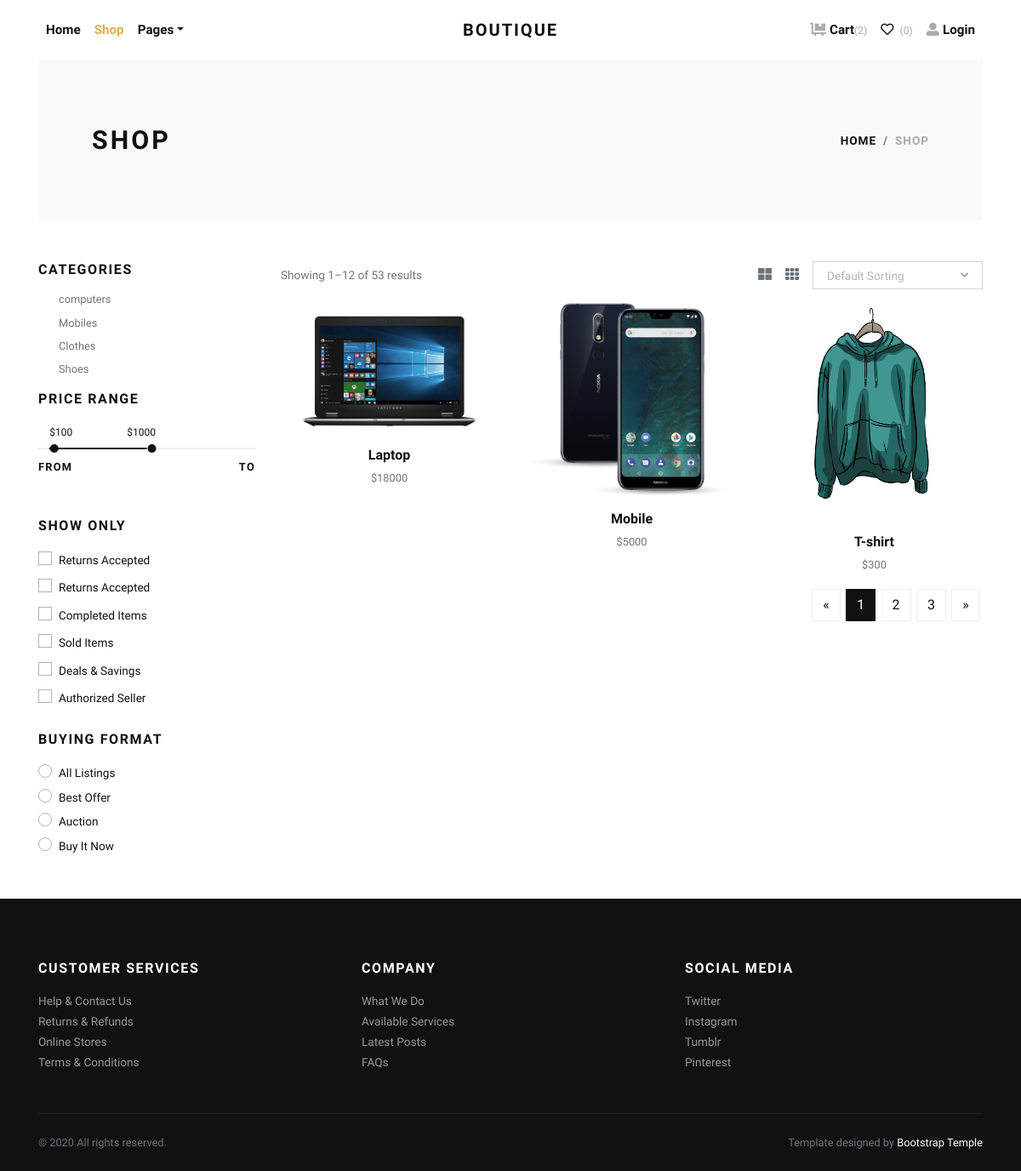
The page /shop.php?page=1 on the database its author committed.
### tables this page shows
CREATE TABLE `category` (
  `id` int(11) NOT NULL,
  `name` varchar(255) NOT NULL
);

CREATE TABLE `products` (
  `id` int(11) NOT NULL,
  `name` varchar(255) NOT NULL,
  `price` varchar(100) NOT NULL,
  `cat_id` int(11) NOT NULL
);

### shop.php (the view, shortened to what this page needs)
<!DOCTYPE html>
<html>
  <head>
    <link rel="stylesheet" href="vendor/bootstrap/css/bootstrap.min.css">
    <link rel="stylesheet" href="vendor/lightbox2/css/lightbox.min.css">
    <link rel="stylesheet" href="vendor/nouislider/nouislider.min.css">
    <link rel="stylesheet" href="vendor/bootstrap-select/css/bootstrap-select.min.css">
    <link rel="stylesheet" href="vendor/owl.carousel2/assets/owl.carousel.min.css">
    <link rel="stylesheet" href="vendor/owl.carousel2/assets/owl.theme.default.css">
    <link rel="stylesheet" href="css/style.default.css" id="theme-stylesheet">
    <link rel="stylesheet" href="css/custom.css">
  </head>
  <body>
    <div class="page-holder">
      <header class="header bg-white">
        <div class="container px-0 px-lg-3">
          <nav class="navbar navbar-expand-lg navbar-light py-3 px-lg-0"><a class="navbar-brand" href="index.php"><span class="font-weight-bold text-uppercase text-dark">Boutique</span></a>
            <div class="collapse navbar-collapse" id="navbarSupportedContent">
              <ul class="navbar-nav mr-auto">
                <li class="nav-item">
                  <a class="nav-link" href="index.php">Home</a>
                </li>
                <li class="nav-item">
                  <a class="nav-link active" href="shop.php?page=1">Shop</a>
                </li>
                <li class="nav-item dropdown"><a class="nav-link dropdown-toggle" id="pagesDropdown" href="#" data-toggle="dropdown" aria-haspopup="true" aria-expanded="false">Pages</a>
                </li>
              </ul>
              <ul class="navbar-nav ml-auto">
                <li class="nav-item"><a class="nav-link" href="cart.php"> <i class="fas fa-dolly-flatbed mr-1 text-gray"></i>Cart<small class="text-gray">(2)</small></a></li>
                <li class="nav-item"><a class="nav-link" href="#"> <i class="far fa-heart mr-1"></i><small class="text-gray"> (0)</small></a></li>
                <li class="nav-item"><a class="nav-link" href="#"> <i class="fas fa-user-alt mr-1 text-gray"></i>Login</a></li>
              </ul>
            </div>
          </nav>
        </div>
      </header>
      <div class="container">
        <section class="py-5 bg-light">
          <div class="container">
            <div class="row px-4 px-lg-5 py-lg-4 align-items-center">
              <div class="col-lg-6">
                <h1 class="h2 text-uppercase mb-0">Shop</h1>
              </div>
              <div class="col-lg-6 text-lg-right">
                <nav aria-label="breadcrumb">
                  <ol class="breadcrumb justify-content-lg-end mb-0 px-0">
                    <li class="breadcrumb-item"><a href="index.html">Home</a></li>
                    <li class="breadcrumb-item active" aria-current="page">Shop</li>
                  </ol>
                </nav>
              </div>
            </div>
          </div>
        </section>
        <section class="py-5">
          <div class="container p-0">
            <div class="row">
              <div class="col-lg-3 order-2 order-lg-1">
                <h6 class="text-uppercase mb-3">
                    Categories
                  </h6>
                  <ul class="list-unstyled small text-muted pl-lg-4 font-weight-normal">
                <?php
                  require_once("admin/functions/connect.php");
                  $CategoryQuery = "SELECT * FROM category";
                  $category = $conn -> query($CategoryQuery);
                  foreach($category as $cat):
                ?>
                  <li class="mb-2"><a class="reset-anchor" href="#"><?= $cat['name']; ?></a></li>
                <?php
                  endforeach;
                ?>
                  </ul>
                <h6 class="text-uppercase mb-4">Price range</h6>
                <div class="price-range pt-4 mb-5">
                  <div id="range"></div>
                  <div class="row pt-2">
                    <div class="col-6"><strong class="small font-weight-bold text-uppercase">From</strong></div>
                    <div class="col-6 text-right"><strong class="small font-weight-bold text-uppercase">To</strong></div>
                  </div>
                </div>
                <h6 class="text-uppercase mb-3">Show only</h6>
                <div class="custom-control custom-checkbox mb-1">
                  <label class="custom-control-label text-small" for="customCheck1">Returns Accepted</label>
                </div>
                <div class="custom-control custom-checkbox mb-1">
                  <label class="custom-control-label text-small" for="customCheck2">Returns Accepted</label>
                </div>
                <div class="custom-control custom-checkbox mb-1">
                  <label class="custom-control-label text-small" for="customCheck3">Completed Items</label>
                </div>
                <div class="custom-control custom-checkbox mb-1">
                  <label class="custom-control-label text-small" for="customCheck4">Sold Items</label>
                </div>
                <div class="custom-control custom-checkbox mb-1">
                  <label class="custom-control-label text-small" for="customCheck5">Deals &amp; Savings</label>
                </div>
                <div class="custom-control custom-checkbox mb-4">
                  <label class="custom-control-label text-small" for="customCheck6">Authorized Seller</label>
                </div>
                <h6 class="text-uppercase mb-3">Buying format</h6>
                <div class="custom-control custom-radio">
                  <label class="custom-control-label text-small" for="customRadio1">All Listings</label>
                </div>
                <div class="custom-control custom-radio">
                  <label class="custom-control-label text-small" for="customRadio2">Best Offer</label>
                </div>
                <div class="custom-control custom-radio">
                  <label class="custom-control-label text-small" for="customRadio3">Auction</label>
                </div>
                <div class="custom-control custom-radio">
                  <label class="custom-control-label text-small" for="customRadio4">Buy It Now</label>
                </div>
              </div>
              <div class="col-lg-9 order-1 order-lg-2 mb-5 mb-lg-0">
                <div class="row mb-3 align-items-center">
                  <div class="col-lg-6 mb-2 mb-lg-0">
                    <p class="text-small text-muted mb-0">Showing 1–12 of 53 results</p>
                  </div>
                  <div class="col-lg-6">
                    <ul class="list-inline d-flex align-items-center justify-content-lg-end mb-0">
                      <li class="list-inline-item text-muted mr-3"><a class="reset-anchor p-0" href="#"><i class="fas fa-th-large"></i></a></li>
                      <li class="list-inline-item text-muted mr-3"><a class="reset-anchor p-0" href="#"><i class="fas fa-th"></i></a></li>
                      <li class="list-inline-item">
                      </li>
                    </ul>
                  </div>
                </div>
                <div class="row">
                  <?php
                    $pageNumber = $_GET['page'];
                    $offsetNumber = ($pageNumber-1) * 3 ;
                    $productQuery = "SELECT * FROM products LIMIT 3 OFFSET $offsetNumber";
                    $products = $conn -> query($productQuery);
                    $count = 0;
                    foreach($products as $product):
                      $ProductId = $product['id'];
                      $ImageQuery = "SELECT * FROM images WHERE product_id = $ProductId";
                      $Image = $conn -> query($ImageQuery);
                      $Image = $Image -> fetch_assoc();
                      $AllImages = explode(",", $Image['img_name']);
                  ?>
                  <div class="col-lg-4 col-sm-6">
                    <div class="product text-center">
                      <div class="mb-3 position-relative">
                        <a class="d-block" href="detail.php?id=<?= $ProductId ?>">
                          <img class="img-fluid w-100" src="admin/uploads/<?= $AllImages[$count] ?>" alt="..."></a>
                      </div>
                      <h6> <a class="reset-anchor" href="detail.php"><?= $product['name']?></a></h6>
                      <p class="small text-muted">$<?= $product['price']?></p>
                    </div>
                  </div>
                <?php
                  endforeach;
                ?>
                </div>
                <nav aria-label="Page navigation example">
                  <ul class="pagination justify-content-center justify-content-lg-end">
                    <li class="page-item"><a class="page-link" href="#" aria-label="Previous"><span aria-hidden="true">«</span></a></li>
                    <?php
                      $count = "SELECT COUNT(id) FROM products";
                      $count = $conn -> query($count);
                      $count = $count -> fetch_assoc();
                      $count = $count["COUNT(id)"];
                      $page = 1 ;
                      for($i = 0; $i < $count/3 ; $i++):
                    ?>
                    <li class="page-item <?= ($page == $_GET['page']) ? 'active' : ''?>">
                      <a class="page-link" href="?page=<?= $page ?>"><?= $page  ?></a>
                    </li>
                    <?php
                        $page++;
                      endfor;
                    ?>
                    <li class="page-item"><a class="page-link" href="#" aria-label="Next"><span aria-hidden="true">»</span></a></li>
                  </ul>
                </nav>
              </div>
            </div>
          </div>
        </section>
      </div>
      <footer class="bg-dark text-white">
        <div class="container py-4">
          <div class="row py-5">
            <div class="col-md-4 mb-3 mb-md-0">
              <h6 class="text-uppercase mb-3">Customer services</h6>
              <ul class="list-unstyled mb-0">
                <li><a class="footer-link" href="#">Help &amp; Contact Us</a></li>
                <li><a class="footer-link" href="#">Returns &amp; Refunds</a></li>
                <li><a class="footer-link" href="#">Online Stores</a></li>
                <li><a class="footer-link" href="#">Terms &amp; Conditions</a></li>
              </ul>
            </div>
            <div class="col-md-4 mb-3 mb-md-0">
              <h6 class="text-uppercase mb-3">Company</h6>
              <ul class="list-unstyled mb-0">
                <li><a class="footer-link" href="#">What We Do</a></li>
                <li><a class="footer-link" href="#">Available Services</a></li>
                <li><a class="footer-link" href="#">Latest Posts</a></li>
                <li><a class="footer-link" href="#">FAQs</a></li>
              </ul>
            </div>
            <div class="col-md-4">
              <h6 class="text-uppercase mb-3">Social media</h6>
              <ul class="list-unstyled mb-0">
                <li><a class="footer-link" href="#">Twitter</a></li>
                <li><a class="footer-link" href="#">Instagram</a></li>
                <li><a class="footer-link" href="#">Tumblr</a></li>
                <li><a class="footer-link" href="#">Pinterest</a></li>
              </ul>
            </div>
          </div>
          <div class="border-top pt-4" style="border-color: #1d1d1d !important">
            <div class="row">
              <div class="col-lg-6">
                <p class="small text-muted mb-0">&copy; 2020 All rights reserved.</p>
              </div>
              <div class="col-lg-6 text-lg-right">
                <p class="small text-muted mb-0">Template designed by <a class="text-white reset-anchor" href="https://bootstraptemple.com/p/bootstrap-ecommerce">Bootstrap Temple</a></p>
              </div>
            </div>
          </div>
        </div>
      </footer>
      <link rel="stylesheet" href="https://use.fontawesome.com/releases/v5.7.1/css/all.css">
    </div>
  </body>
</html>

### css/style.default.css (style rules this page uses)
.text-small { font-size: 0.85rem !important; }
.text-gray { color: #aaa !important; }
strong { font-weight: 700; }
.navbar { position: relative; }
@media (min-width: 992px) { .navbar-brand { position: absolute; top: 50%; left: 50%; -webkit-transform: translate(-50%, -50%); transform: translate(-50%, -50%); } }
.product img { -webkit-filter: grayscale(40%); filter: grayscale(40%); transition: all 0.3s; }
.footer-link { font-size: 0.85rem; position: relative; color: #999; transition: all 0.3s; }
.footer-link::before { content: '\f0da'; display: inline-block; font-family: 'Font Awesome\ 5 Free'; font-weight: 900; position: absolute; top: 50%; left: 0; -webkit-transform: translateY(-50%); transform: translateY(-50%); color: #fff; transition: all 0.3s; opacity: 0; }
.text-uppercase { text-transform: uppercase; letter-spacing: 0.1em; }
.reset-anchor { color: inherit; transition: all 0.3s; }
.noUi-target { background: #efefef; border-radius: 0; border: none; box-shadow: none; }
.noUi-horizontal { height: 2px; }
.navbar { padding: 0.5rem 1rem; }
.navbar-brand { display: inline-block; padding-top: 0.3125rem; padding-bottom: 0.3125rem; margin-right: 1rem; font-size: 1.25rem; }
.navbar-light .navbar-brand { color: #dcb14a; }
.navbar-light .navbar-nav .nav-link { color: rgba(17, 17, 17, 0.99); font-weight: 800; font-size: 0.95rem; transition: all 0.3s; }
.navbar-light .navbar-nav .show > .nav-link, .navbar-light .navbar-nav .active > .nav-link, .navbar-light .navbar-nav .nav-link.show, .navbar-light .navbar-nav .nav-link.active { color: #dcb14a; }
body { font-family: "Libre Franklin", sans-serif; font-size: 1rem; font-weight: 400; line-height: 1.5; color: #111111; background-color: #fff; }
a { color: #dcb14a; text-decoration: none; }
h1, h2, h3, h4, h5, h6, .h1, .h2, .h3, .h4, .h5, .h6 { margin-bottom: 0.5rem; font-family: inherit; font-weight: 900; line-height: 1.2; color: inherit; }
h1, .h1 { font-size: 2.2rem; }
h2, .h2 { font-size: 1.9rem; }
h6, .h6 { font-size: 1rem; }
small, .small { font-size: 80%; font-weight: 400; }
.page-item:first-child .page-link { border-top-left-radius: 0; border-bottom-left-radius: 0; }
.page-item:last-child .page-link { border-top-right-radius: 0; border-bottom-right-radius: 0; }
.page-item.active .page-link { color: #fff; background-color: #111111; border-color: #111111; }
.page-link { padding: 0.5rem 0.75rem; line-height: 1.25; color: #111111; background-color: none; border: 1px solid #eee; margin: 0.2rem; transition: all 0.3s; }
.bg-light { background-color: #f8f9fa !important; }
.bg-dark { background-color: #111111 !important; }
.text-dark { color: #111111 !important; }
.custom-checkbox .custom-control-label::before { border-radius: 0; }
.custom-radio .custom-control-label::before { border-radius: 50%; }
.custom-control-label { font-weight: 400; line-height: 2.1em; cursor: pointer; }
.nav-link { padding: 0.5rem 1rem; }
.breadcrumb { background: #f8f9fa; }
.breadcrumb-item { font-size: 0.85rem; text-transform: uppercase; letter-spacing: 0.07em; font-weight: 900; color: #111111; }
.breadcrumb-item a { color: inherit; transition: all 0.3s; }
.breadcrumb-item.active { color: #aaa; }

### rows shown on the page
category: name "computers"
category: name "Mobiles"
category: name "Clothes"
category: name "Shoes"
products: shows a picture, name "Laptop", price "18000"
products: shows a picture, name "Mobile", price "5000"
products: shows a picture, name "T-shirt", price "300"
